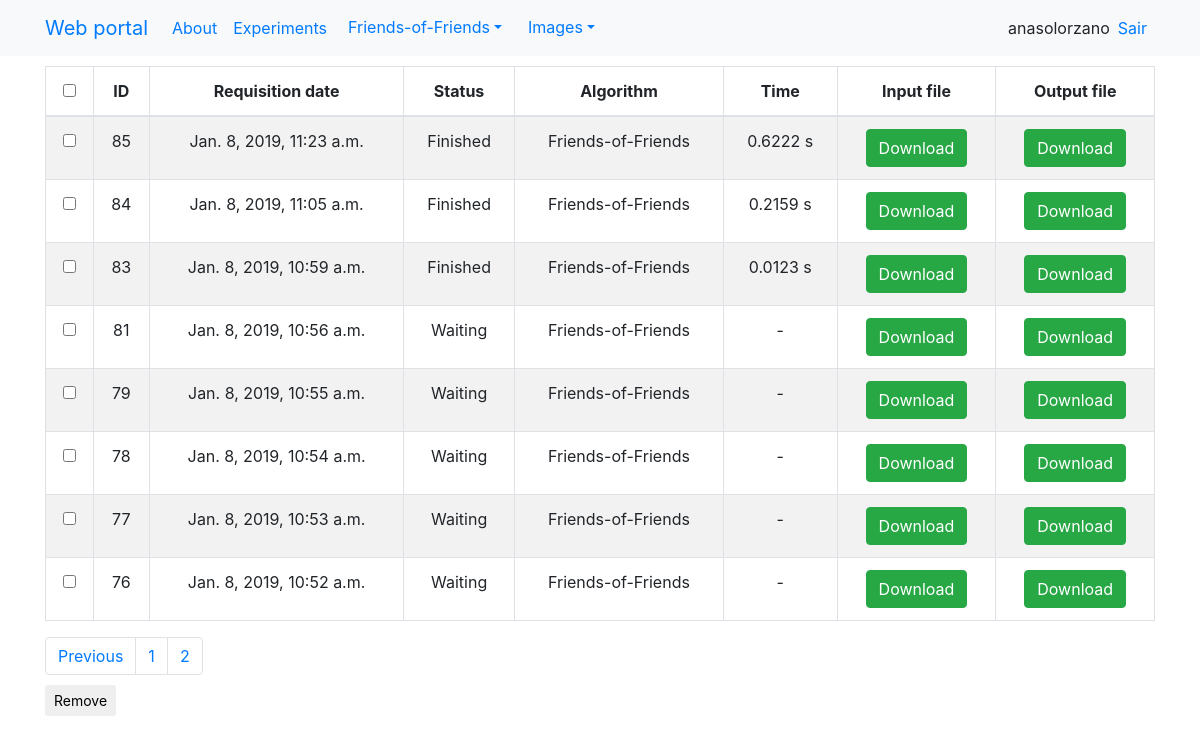
/experiments/?page=0 (signed in), run on the app's committed database.
### resulttable/models.py (models this page shows)
class Execution(models.Model):
    request_by = models.ForeignKey(UsuarioFriends, models.PROTECT)
    date_requisition = models.DateTimeField(
        'date_requisition',
        auto_now_add=True)
    status = models.IntegerField(default=1)
    algorithm = models.TextField(null=True, blank=True)
    inputFile = models.FileField(upload_to=user_directory_path_in, null=True)
    outputFile = models.FileField(upload_to=user_directory_path_out, null=True)
    time = models.FloatField(default=-1)
    class Meta:
        managed = True
        db_table = 'execution'

### webfriends/views.py (the view)
# urls.py: path('experiments/', views.table, name="experiments"),
def table(request):
    title = "Welcome %s" % request.user
    executionList = Execution.objects.filter( # Corrigir a lista de execução
        request_by__usuario__id=request.user.id).order_by('-id')
    try:
        UserProf = UsuarioFriends.objects.get(usuario__id=request.user.id)
    except:
        print("Erro. Criando novo userProf")
        user = User.objects.get(id=request.user.id)
        UserProf = UsuarioFriends(usuario=user)
        UserProf.save()
        os.mkdir('./users/user_' + str(request.user.id))
    paginator = Paginator(executionList, UserProf.resultsPerPage)
    page = request.GET.get('page')
    if page is None:
        page = 1
    try:
        executions = paginator.page(page)
    except PageNotAnInteger:
        executions = paginator.page(1)
    except EmptyPage:
        executions = paginator.page(paginator.num_pages)  # da pra tratar
    if paginator.count == 0:
        data = None
    else:
        data = executions
    pageI = paginate(page, paginator)
    context = {
        "title": title,
        "data": data,
        "pagesIndex": pageI,
    }
    return render(request, "home.html", context)

### webfriends/paginator.py (called while the page is built)
def paginate(page, paginator):
    pagesIndex = {}
    pagesIndex[2] = int(page)
    if int(page) == 1:
        pagesIndex[1] = int(0)
        pagesIndex[0] = 0
    if int(page) == 2:
        pagesIndex[1] = 1
        pagesIndex[0] = 0
    if paginator.num_pages - int(page) > 1:
        pagesIndex[3] = int(page) + 1
        pagesIndex[4] = int(page) + 2
        pagesIndex[0] = int(page) - 2
        pagesIndex[1] = int(page) - 1
    if paginator.num_pages - int(page) == 1:
        pagesIndex[3] = int(page) + 1
        pagesIndex[4] = 0
        pagesIndex[0] = int(page) - 2
        pagesIndex[1] = int(page) - 1
    if paginator.num_pages - int(page) == 0:
        pagesIndex[3] = 0
        pagesIndex[4] = 0
        pagesIndex[0] = int(page) - 2
        pagesIndex[1] = int(page) - 1
    return pagesIndex

### templates/home.html (shortened to what this page needs)
{% extends "base.html" %}
{% load crispy_forms_tags %}
{% load staticfiles %}
{% block content %}
<div class="row">
  {% if data != None %}
  <div class = "col-sm-12 col-md-12 text-center">
    <table class="table table-striped table-bordered">
      <thead>
        <tr>
          <th><input id="checkHeader" type="checkbox" value=""></th>
          <th>ID</th>
          <th data-align="center">Requisition date</th>
          <th data-align="center">Status</th>
          <th>Algorithm</th>
          <th>Time</th>
          <th>Input file</th>
          <th>Output file</th>
        </tr>
      </thead>
      <tbody id="tableExp">
        {% for exp in data %}
        <tr>
          <td><input type="checkbox" value="{{exp.id}}"></td>
          <td>{{exp.id}}</td>
          <td>{{exp.date_requisition}}</td>
          <td>
            {% if exp.status == 1 %}
            Waiting
            {% else %}
            {% if exp.status == 2 %}
            Running
            {% else %}
            {% if exp.status == 3 %}
            Finished
            {% endif %}
            {% endif %}
            {% endif %}
          </td>
          <td>{{exp.algorithm}}</td>
          <td>
            {% if exp.time == -1 %}
              -
            {% else %}
              {{exp.time|floatformat:-4}} s
            {% endif %}
          </td>
          <td>
            {% if exp.inputFile%}
            <a  href="{% url 'downloadInputFile'%}?id={{exp.id}}"><button type="button" class="btn btn-success">Download</button></a>
            {% else %}
            <button type="button" class="btn btn-warning disabled">No input</button>
            {% endif %}
          </td>
          <td>
            {% if exp.outputFile%}
            <a  href="{% url 'downloadOutputFile'%}?id={{exp.id}}"><button type="button" class="btn btn-success">Download</button></a>
            {% else %}
            <button type="button" class="btn btn-warning disabled">No results</button>
            {% endif %}
          </td>
        </tr>
        {% endfor %}
      </tbody>
    </table>
  </div>
  {% endif %}
</div>
      <div style="padding-bottom:10px" >
      <ul class="nav navbar-nav navbar-right">
        <ul class="pagination no-margin pull-right">
          {% if data.has_previous %}
            <li class="page-item"><a class="page-link" href="?page={{ data.previous_page_number }}">Previous</a></li>
          {% endif %}
          {% for page, value in pagesIndex.items %}
            {% if value > 0 %}
              <li class="page-item"><a class="page-link" href="?page={{value}}">{{value}}</a></li>
            {% endif %}
          {% endfor %}
        </ul>
      </ul>
    </div>
    <form id="formRemove" method='POST' action='{% url 'expRemove' %}' enctype="multipart/form-data">
      <input type="submit" id="btExcluir" class="btn btn-default btn-sm" value="Remove">
    </form>
{% endblock %}

### templates/navbar.html (shortened to what this page needs)
<nav class="navbar navbar-expand-lg bg-light">
  <div class="container">
    <div class="navbar-header">
      <a class="navbar-brand" href="{% url 'home' %}">Web portal</a>
    </div>
    <div id="navbar" class="navbar-collapse collapse">
      <ul class="navbar-nav mr-auto">
	  <li class="nav-item">
	  <a class="nav-link" href="{% url 'about' %}">About</a>
	  {% if request.user.is_authenticated %}
	  <li class="nav-item">
	  <a class="nav-link" href="{% url 'experiments' %}">Experiments</a>
		<li class="nav-item">
		  <div class="dropdown">
			<button class="btn btn-link dropdown-toggle" type="button" id="dropdownMenuButton" data-toggle="dropdown" aria-haspopup="true" aria-expanded="false">Friends-of-Friends</button>
		 </div>
	<li class="nav-item">
	  <div class="dropdown">
	    <button class="btn btn-link dropdown-toggle" type="button" id="dropdownMenuButton" data-toggle="dropdown" aria-haspopup="true" aria-expanded="false">Images</button>
	  </div>
	  {% endif %}
      </ul>
      <ul class="navbar-nav ml-auto">
	{% if request.user.is_authenticated %}
	<li class="nav-item mr-sm-2">
	  <a>{{user}}</a>
	<li class="nav-item mr-sm-2">
	  <a href="{% url 'auth_logout' %}">Sair</a>
	{% else %}
	<li class="active mr-sm-2"><a href="{% url 'registration_register' %}">Sign up</a></li>
	{% endif %}
      </ul>
    </div>
  </div>
</nav>

### static/ui/css/footer.css (style rules this page uses)
html { position: relative; min-height: 100%; }

### data on the page
Execution: id "85", date_requisition "Jan. 8, 2019, 11:23 a.m.", status "Finished", algorithm "Friends-of-Friends", time "0.6222"
Execution: id "84", date_requisition "Jan. 8, 2019, 11:05 a.m.", status "Finished", algorithm "Friends-of-Friends", time "0.2159"
Execution: id "83", date_requisition "Jan. 8, 2019, 10:59 a.m.", status "Finished", algorithm "Friends-of-Friends", time "0.0123"
Execution: id "81", date_requisition "Jan. 8, 2019, 10:56 a.m.", status "Waiting", algorithm "Friends-of-Friends"
Execution: id "79", date_requisition "Jan. 8, 2019, 10:55 a.m.", status "Waiting", algorithm "Friends-of-Friends"
Execution: id "78", date_requisition "Jan. 8, 2019, 10:54 a.m.", status "Waiting", algorithm "Friends-of-Friends"
Execution: id "77", date_requisition "Jan. 8, 2019, 10:53 a.m.", status "Waiting", algorithm "Friends-of-Friends"
Execution: id "76", date_requisition "Jan. 8, 2019, 10:52 a.m.", status "Waiting", algorithm "Friends-of-Friends"

### other printed values
{{ user }} "anasolorzano"
{{ value }} "1" "2"
